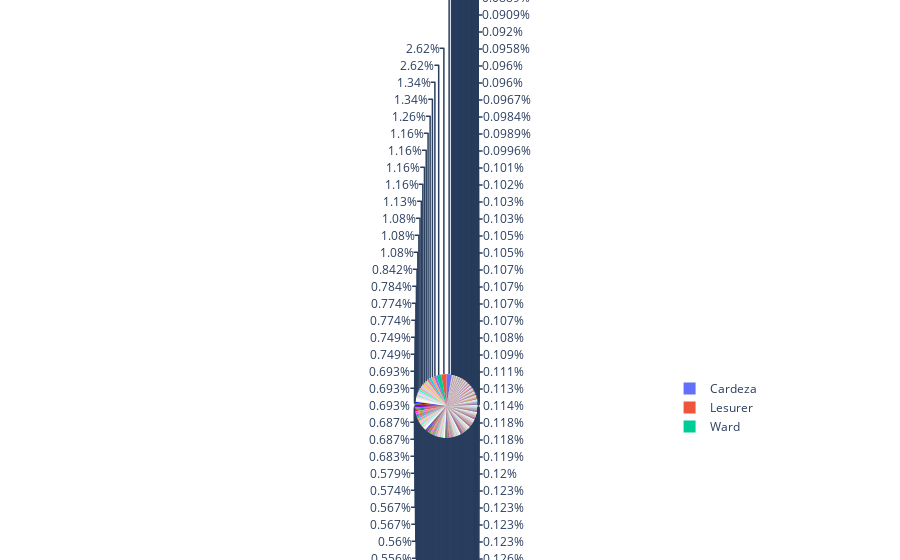

Write notebook code for a chart like this one.
### Markdown cell above
สร้าง Pie Chart หา Mean ของราคาของคนที่มีมีนามสกุลซ้ำกัน (จากแบบฝึกหัด Pandas)

### Code cell
split_data = df["Name"].str.split(", ")
data = np.array(split_data.to_list())
df['Surname'] = data[0:,0]

sumsur=df.groupby('Surname').mean()
fig8=px.pie(sumsur, values='Fare', names=sumsur.index)
fig8.show()

### Figure 1 — Plotly figure (JSON) as saved in the notebook; plotly's stock layout.template omitted (floating-point values rounded to 4 significant figures; data arrays with more than 128 entries replaced by an {"elided": "..."} marker saying what was removed)
{"data": [{"domain": {"x": [0, 1], "y": [0, 1]}, "hoverlabel": {"namelength": 0}, "hovertemplate": "label=%{label}<br>Fare=%{value}", "labels": {"elided": "667 str values"}, "legendgroup": "", "name": "", "showlegend": true, "type": "pie", "values": {"elided": "667 float values"}}], "layout": {"legend": {"tracegroupgap": 0}, "margin": {"t": 60}}}
